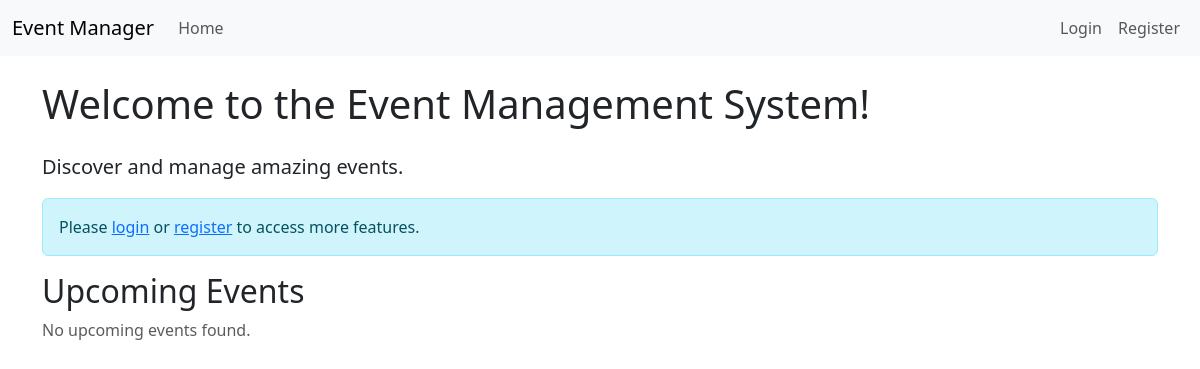
/home, run on an earlier commit of the app's database.
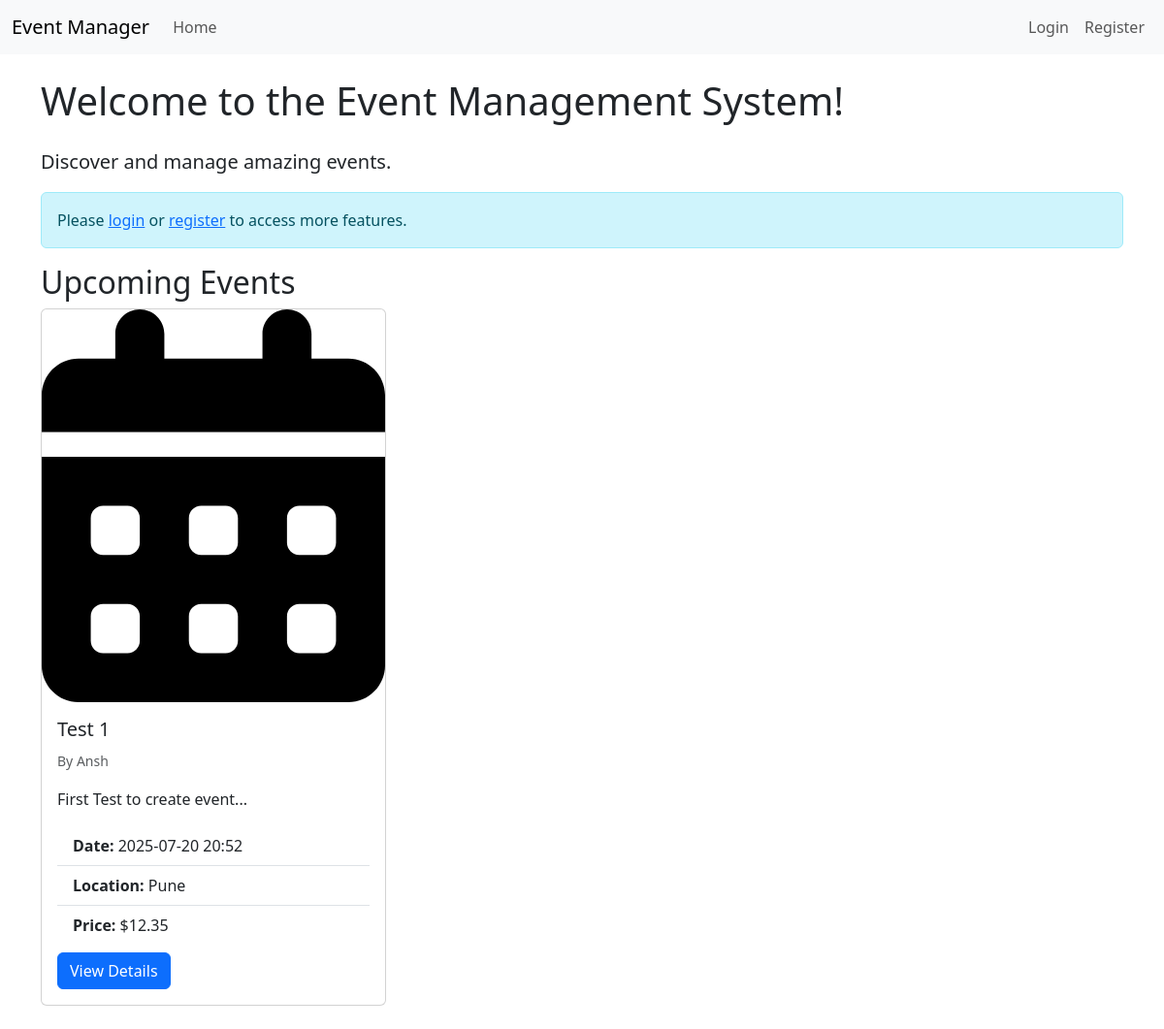
And on a later commit of the database.
### app/models.py (models this page shows, shortened)
class Event(db.Model):
    id = db.Column(db.Integer, primary_key=True)
    title = db.Column(db.String(100), nullable=False)
    description = db.Column(db.Text, nullable=False)
    start_time = db.Column(db.DateTime, nullable=False, default = datetime.utcnow())
    end_time = db.Column(db.DateTime, nullable=False, default = datetime.utcnow())
    location = db.Column(db.String(100), nullable=False)
    capacity = db.Column(db.Integer, nullable=False)
    ticket_price = db.Column(db.Float, nullable=False)
    organizer_id = db.Column(db.Integer, db.ForeignKey('user.id'), nullable=False)
    status = db.Column(db.String(10), nullable=False, default='upcoming') # 'upcoming', 'active', 'completed', 'canceled'
    tickets = db.relationship('Ticket', backref='event', lazy=True)

class User(db.Model, UserMixin):
    id = db.Column(db.Integer, primary_key=True)
    username = db.Column(db.String(20), unique=True, nullable=False)
    email = db.Column(db.String(120), unique=True, nullable=False)
    password_hash = db.Column(db.String(128), nullable=False)
    role = db.Column(db.String(10), nullable=False, default='attendee') # 'attendee', 'organizer', 'admin'
    event_organized = db.relationship('Event', backref='organizer', lazy=True)
    tickets = db.relationship('Ticket', backref='buyer', lazy=True)

### app/main/routes.py (the view)
@main_bp.route('/')
@main_bp.route('/home')
def home():
    events = Event.query.filter(Event.end_time > datetime.utcnow()).order_by(Event.start_time.asc()).all()
    return render_template('main/home.html',title='Home', events=events)

### app/templates/main/home.html
{% extends "base.html" %}
{% block content %}
    <h1 class="mb-4">Welcome to the Event Management System!</h1>
    <p class="lead">Discover and manage amazing events.</p>
    {% if not current_user.is_authenticated %}
    <div class="alert alert-info" role="alert">
        Please <a href="{{ url_for('auth.login') }}">login</a> or <a href="{{ url_for('auth.register') }}">register</a> to access more features.
    </div>
    {% else %}
    <p>Hello, {{ current_user.username }}! Check out the <a href="{{ url_for('main.dashboard') }}">dashboard</a>.</p>
    {% endif %}
    <h2>Upcoming Events</h2>
    <div class="row">
            {% if events %}
                {% for event in events %}
                    <div class="col-md-4 mb-4">
                        <div class="card h-100">
                            <img src="{{ url_for('static', filename='images/calendar-days-solid.svg') }}" class="card-img-top" alt="Event Image">
                            <div class="card-body">
                                <h5 class="card-title">{{ event.title }}</h5>
                                <p class="card-text"><small class="text-muted">By {{ event.organizer.username }}</small></p>
                                <p class="card-text">{{ event.description[:100] }}...</p>
                                <ul class="list-group list-group-flush mb-2">
                                    <li class="list-group-item"><strong>Date:</strong> {{ event.start_time.strftime('%Y-%m-%d %H:%M') }}</li>
                                    <li class="list-group-item"><strong>Location:</strong> {{ event.location }}</li>
                                    <li class="list-group-item"><strong>Price:</strong> ${{ "%.2f"|format(event.ticket_price) }}</li>
                                </ul>
                                <a href="{{ url_for('event.event_details', event_id=event.id) }}" class="btn btn-primary">View Details</a>
                            </div>
                        </div>
                    </div>
                {% endfor %}
            {% else %}
                <p class="text-muted">No upcoming events found.</p>
            {% endif %}
        </div>
{% endblock %}

What changed in the data, as far as the page shows it:
added Event: title "Test 1", organizer.username "Ansh", description "First Test to create event", start_time "2025-07-20 20:52", location "Pune", ticket_price "12.35"
Also different on the page:
text no longer shown: "No upcoming events found."
